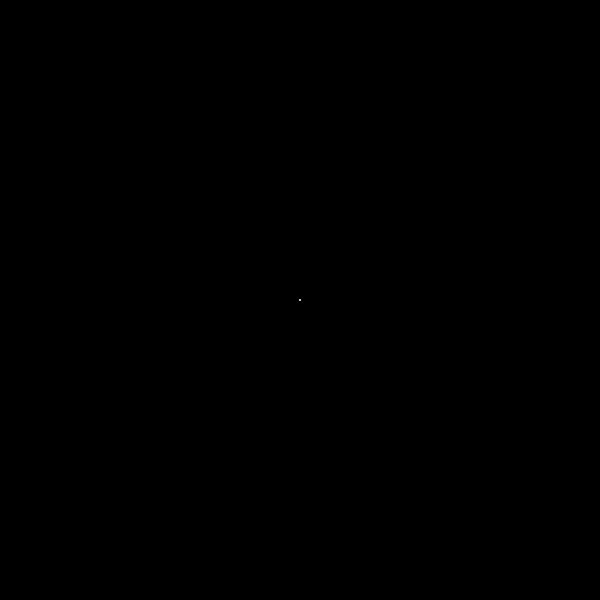
Frame 1 (no input)
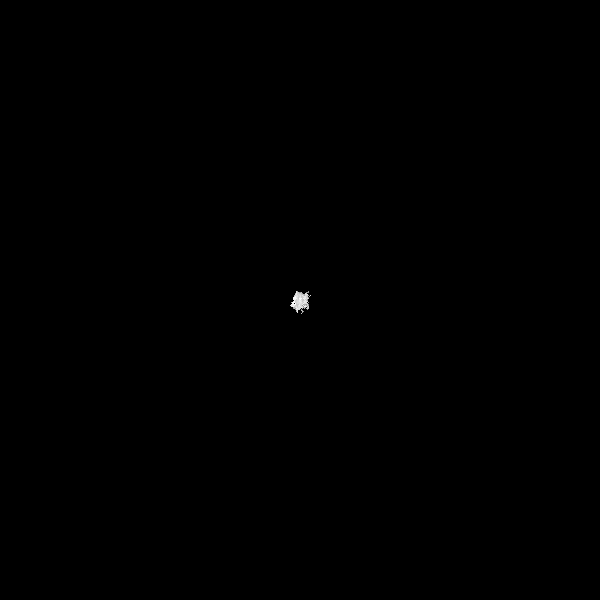
Frame 60 (the mouse pressed at the canvas centre just before this capture)
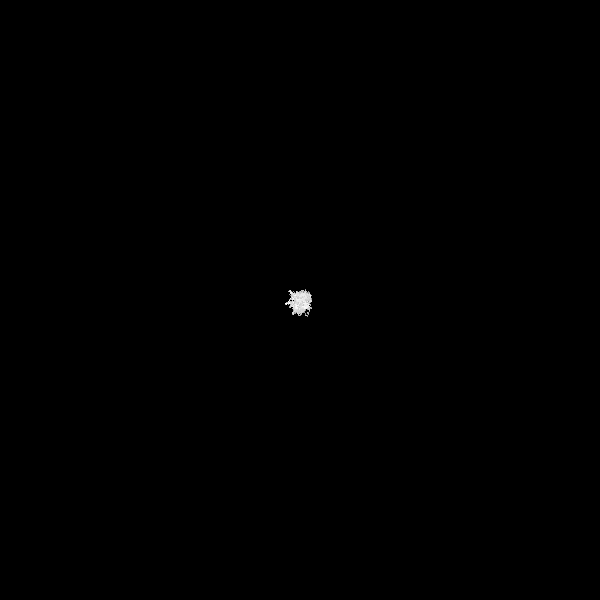
Frame 120 (the mouse held since frame 60 and released just before this capture)

The Processing sketch that drew these frames (run headless with seeded random() and noise(); from frame 60 on, the mouse is pressed at the canvas centre):

// Processing sketch: processing_100166
// ── processing_100166.pde

int points = 60;
float[] points_valx = new float[points];
float[] points_valy = new float[points];
int leap = 1; //how far the point travels each iteration.

void setup(){
    size(600,600);
    background(0);
    for(int i=0; i<points; i++){
        points_valx[i] = width/2;
        points_valy[i] = height/2;
    }
    }
void draw(){
    for(int i=0;i<points;i++){
        points_valx[i] = points_valx[i]+random(-leap,leap);
        points_valy[i] = points_valy[i]+random(-leap,leap);
        stroke(255-i);
        strokeWeight(leap);
        point(points_valx[i],points_valy[i]);
    }
}
